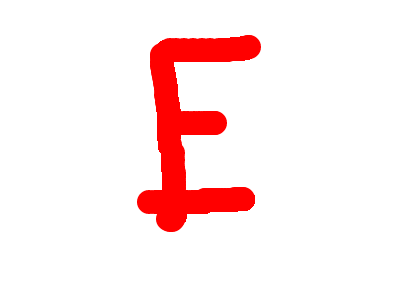
#> input picture lettersketch/assets/train_images/UpperCase/StraightLines/lettersketch_E_1446170959664.png, 398 x 288 px; its folder holds 4 pictures in this run
$ python fitNeuralNetUpperStraightLines.py   (Python 2 division)
#> lines starting #> are read from the running program, lines starting #| are printed output that depends on the picture
#
# Fit a neural net model that can predict labelled letters based on images
# saved by lettersketch
#
import matplotlib.pyplot as plt
import matplotlib.image as mpimg
import numpy as np
import os
import Image
import codecs, json

# Import the Neutral net class
from NeuralNetUtils import NeuralNet

# # <font color='green'>Load the data needed to fit the neural net</font>
# ### Get the names of the files and letters saved by the lettersketch app
dirName = "../lettersketch/assets/train_images/UpperCase/StraightLines/"
fileNames = []
fileLetters = []
for fileName in os.listdir(dirName):
    if fileName.endswith(".png") and (not "__" in fileName):
       fileNames.append(dirName+fileName)
       letter = fileName.split("_")[1]
       fileLetters.append(letter)

#print fileNames

# ### Read in the letters saved by the lettersketch app after converting
# ### into grayscale and resizing
data = np.array([np.asarray(Image.open(fileName).convert('L').resize((28, 28), Image.NEAREST))
                 for fileName in fileNames], dtype = np.float64)
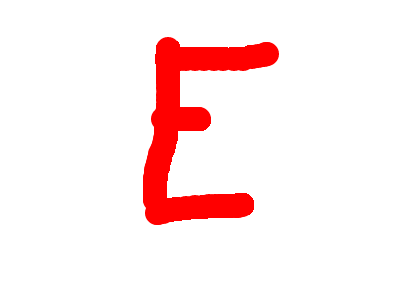
#> input picture lettersketch/assets/train_images/UpperCase/StraightLines/lettersketch_E_1446170968483.png, 398 x 288 px
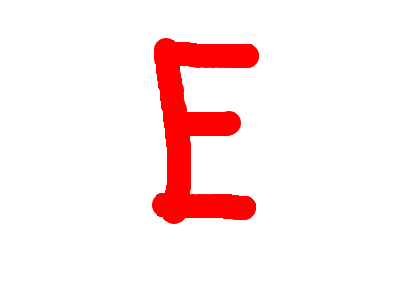
#> input picture lettersketch/assets/train_images/UpperCase/StraightLines/lettersketch_E_1446170995582.png, 398 x 288 px
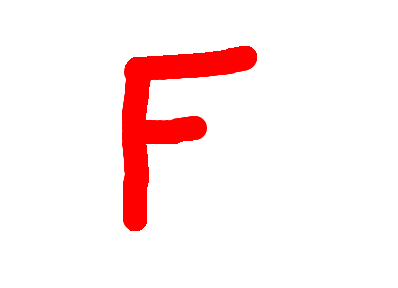
#> input picture lettersketch/assets/train_images/UpperCase/StraightLines/lettersketch_F_1446170795077.png, 398 x 288 px
print data.shape
#| (4, 28, 28)

# ### Reshape the image arrays
data = data.reshape(data.shape[0], data.shape[1]*data.shape[2])
print data.shape
#| (4, 784)

# ### Convert white into black background
for dt in np.nditer(data, op_flags=['readwrite']):
    dt[...] = dt/255.0
    if (dt == 1.0):
        dt[...] = 0.0

# ### Load the test data, Convert white into black background,
# ### Reshape the data
testDirName = "../lettersketch/assets/test_images/"
testNames = []
#> (the run stopped early here; a loop or call above may not have finished)
